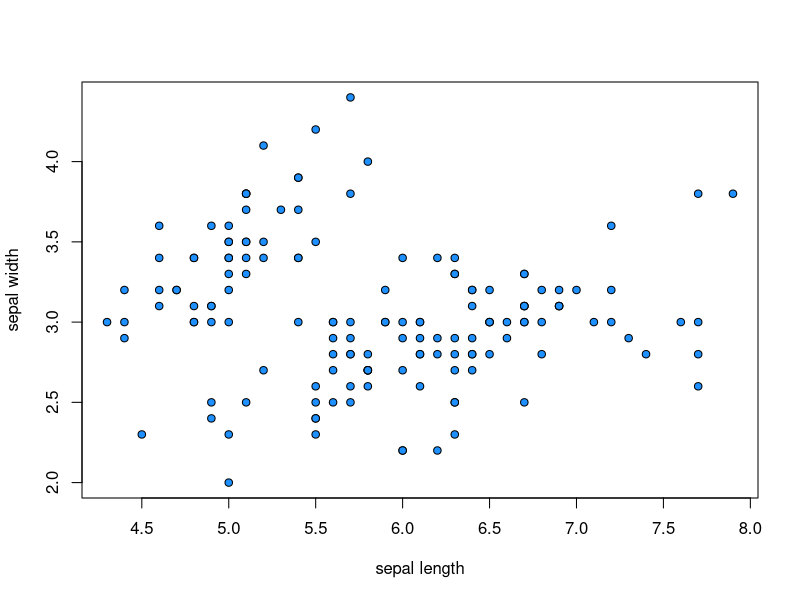
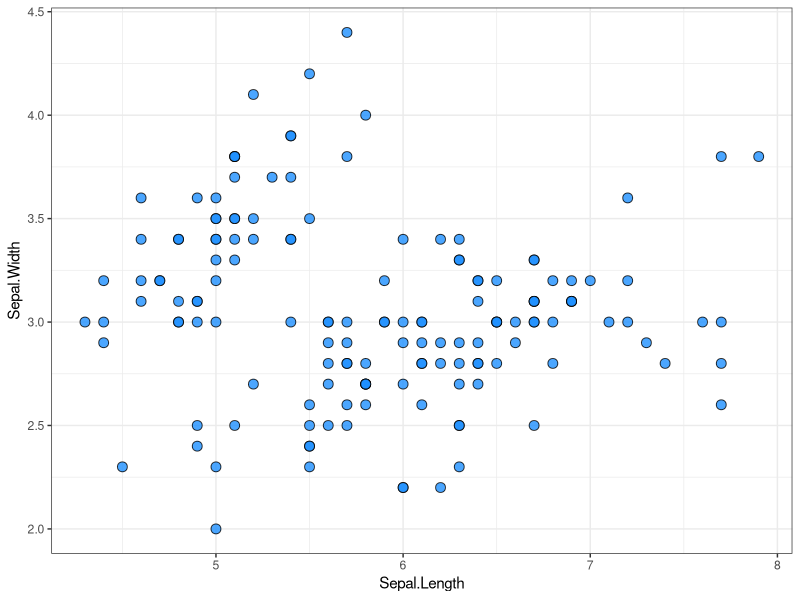
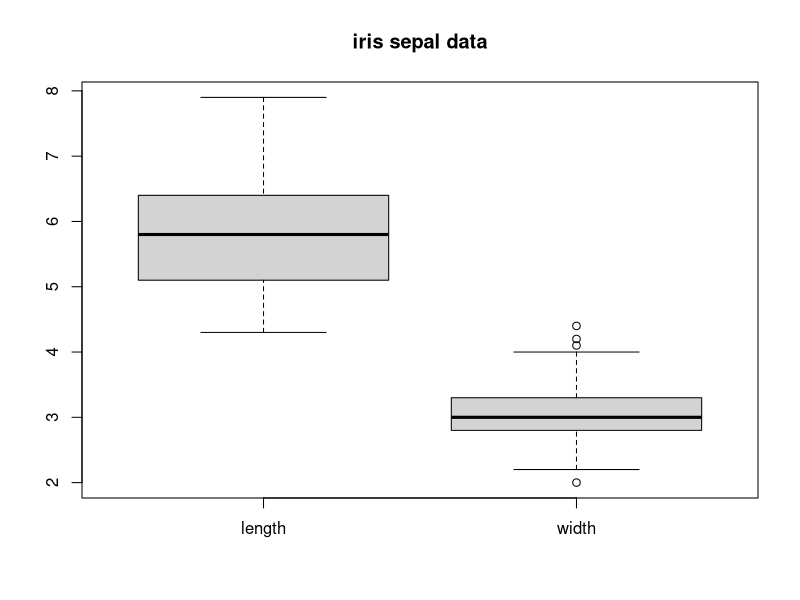
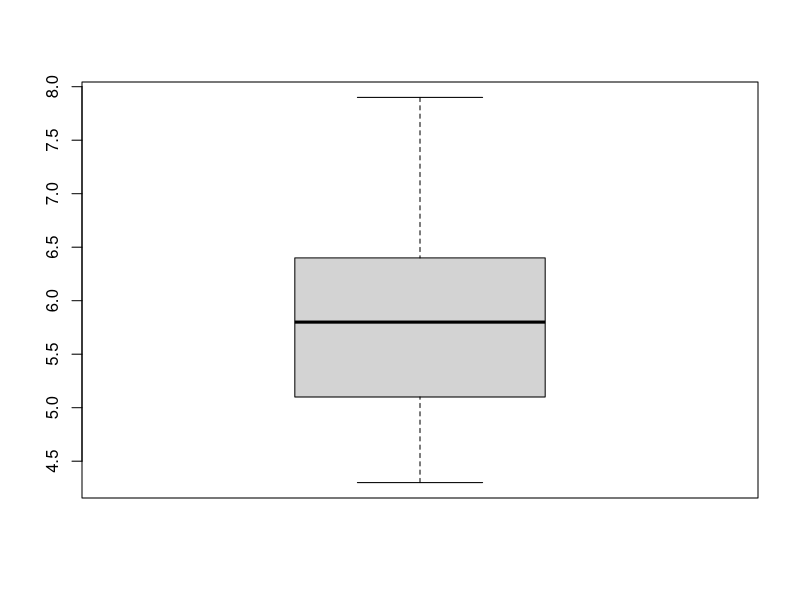
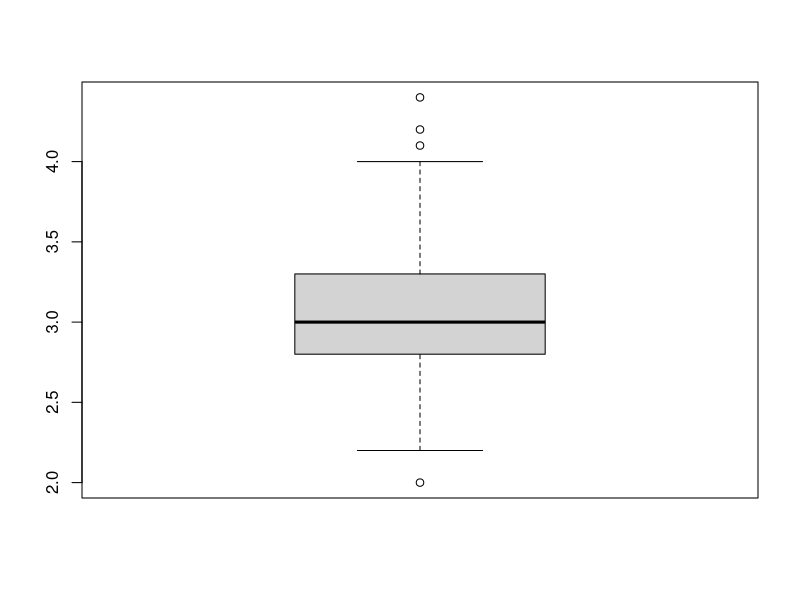

The R script that drew these images, in order:
## EXERCISE 1 ##

# library(ggplot2) # if plotting with ggplot
library(dplyr)
data('iris')

# 1. Plot Sepal.Length and Sepal.Width.


# 2. Calclate the mean, median, min, max, and variance of Sepal.Length and Sepal.Width. Show the output.


# 3. Make a boxplot of both Sepal.Length and Sepal.Width to visualize the summary statistics calculated above.


## EXERCISE 2 ##

# Translate the following into a model: "`iris` sepal length is determined by all other petal measurements, as well as the interaction 
# between sepal length and petal length." 
names(iris)


# Look at the other variables included in `mtcars`. Which of these do you think most influences the miles per gallon of a given model? 
# Write out a statement in your comments, then model this statement using proper notation.
data('mtcars')
names(mtcars)
head(mtcars)

## EXERCISE 3 ##
# Run a one-sided, two sample t-test to determine whether 8-cylinder cars get significantly lower mpg than 6-cylinder cars. 
# Make sure to take a look at your data to help you choose an appropriate alternative hypothesis.

six <- mtcars %>% filter(cyl == 6) # select only rows where cyl = 6
eight <- mtcars %>% filter(cyl == 8) # select only rows where cyl = 8

## EXERCISE 4 ##
# Let's go back to a familiar question: does the weight of a car affect its mpg? Run this linear model and extract the coefficients.


## EXERCISE 5 ##
# Run an ANOVA using the R diamonds dataset to test whether the color of a diamond affects its depth.
library(ggplot2) # weirdly, diamonds is part of the ggplot2 library; load here if you haven't yet!
data('diamonds')


# Test whether the price of a diamond is affected by cut, color, and clarity.

## ANSWERS ## 

## EXERCISE 1 ##

# library(ggplot2) # if plotting with ggplot
library(dplyr)
data('iris')

# 1. Plot Sepal.Length and Sepal.Width.

plot(iris$Sepal.Length, iris$Sepal.Width, pch = 21, bg = 'dodgerblue', xlab = 'sepal length', ylab = 'sepal width')
# or
ggplot(data = iris, aes(Sepal.Length, Sepal.Width)) + geom_point(alpha = 0.8, size = 3, pch = 21, fill = 'dodgerblue') + theme_bw()

# 2. Calclate the mean, median, min, max, and variance of Sepal.Length and Sepal.Width. Print the output.
stats <- iris %>% summarise_at(vars(starts_with('Sepal')), funs(mean, median, min, max, var))
stats

# or

iris %>% select(starts_with('Sepal')) %>% summarise_each(funs(mean, median, min, max, var))

mean(iris$Sepal.Length)

# 3. Make a boxplot of both Sepal.Length and Sepal.Width to visualize the summary statistics calculated above.
boxplot(iris$Sepal.Length, iris$Sepal.Width, names = c('length', 'width'), main = 'iris sepal data')

# or
boxplot(iris$Sepal.Length)
boxplot(iris$Sepal.Width)

## EXERCISE 2 ##

# Translate the following into a model: "`iris` sepal length is determined by all other petal measurements, as well as the interaction 
# between sepal length and petal length." 
names(iris)
# iris$Sepal.Length ~ iris$Sepal.Width + iris$Petal.Length + iris$Petal.Width + iris$Sepal.Length:iris$Petal.Length

translated.fit <- lm(Sepal.Length ~ Sepal.Width + Petal.Length + Petal.Width + Sepal.Length:Petal.Length, data = iris)
summary(translated.fit)

# Look at the other variables included in `mtcars`. Which of these do you think most influences the miles per gallon of a given model? 
# Write out a statement in your comments, then model this statement using proper notation.
data('mtcars')
names(mtcars)
head(mtcars)

# The mpg of a given model is most influenced by the cylinder number and weight of the model.
car.fit <- lm(mpg ~ cyl + wt, data = mtcars)
summary(car.fit) ## r2 is 0.8185 (wow!)

## EXERCISE 3 ##
# Run a one-sided, two sample t-test to determine whether 8-cylinder cars get significantly lower mpg than 6-cylinder cars. 
# Make sure to take a look at your data to help you choose an appropriate alternative hypothesis.

six <- mtcars %>% filter(cyl == 6)
eight <- mtcars %>% filter(cyl == 8)

t.test(eight$mpg, six$mpg, alternative = 'less')

## EXERCISE 4 ##
# Let's go back to a familiar question: does the weight of a car affect its mpg? Run this linear model and extract the coefficients.
cars2 <- lm(mpg ~ wt, data = mtcars)
summary(cars2)
cars2$coefficients

## EXERCISE 5 ##
# Run an ANOVA using the R diamonds dataset to test whether the color of a diamond affects its depth.
library(ggplot2) # weirdly, diamonds is part of the ggplot2 library
data('diamonds')
sparkly.fit <- aov(depth ~ color, data = diamonds)
summary(sparkly.fit)

# Test whether the price of a diamond is affected by cut, color, and clarity.
sparkly.fit2 <- aov(price ~ cut + color + clarity, data = diamonds)
summary(sparkly.fit2)

